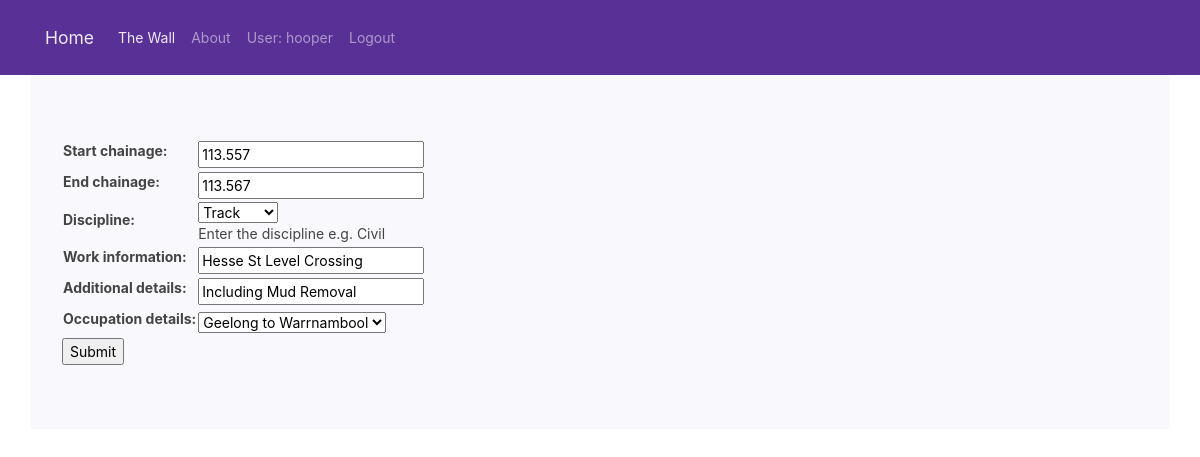
Page /the_wall/work/2/update (signed in) on the earlier database version.
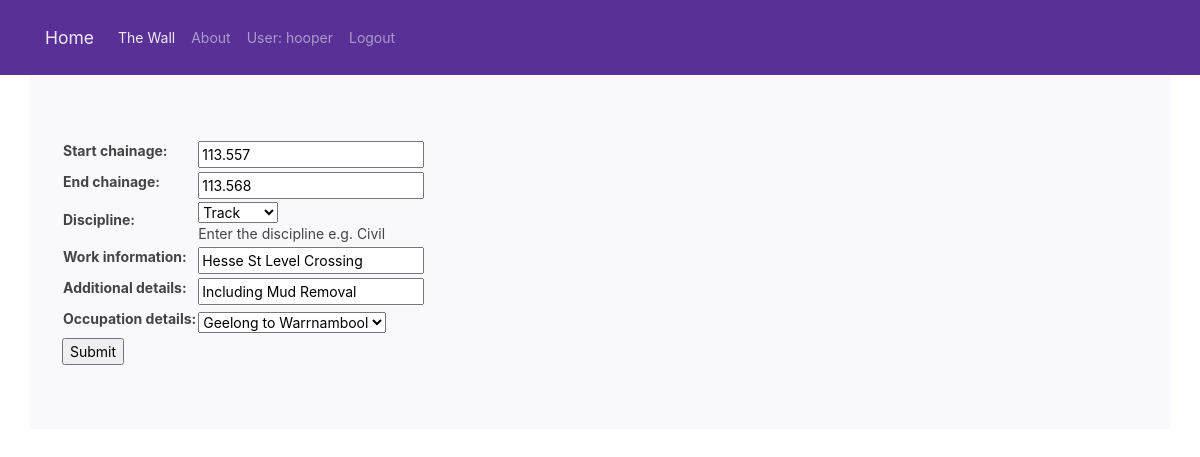
Same page on the later database version.
### the_wall/models.py (models this page shows, shortened)
class Work(models.Model):
    start_chainage = models.DecimalField(max_digits = 6, decimal_places = 3)
    end_chainage = models.DecimalField(max_digits = 6, decimal_places = 3)
    DISCIPLINE_CHOICE = (('Civil', 'Civil'),('Track', 'Track'),('Facilities', 'Facilities'),('Signals', 'Signals'),)
    discipline = models.CharField(max_length = 100, choices=DISCIPLINE_CHOICE, help_text='Enter the discipline e.g. Civil')
    work_information = models.CharField(max_length = 255)
    additional_details = models.CharField(max_length = 255, blank=True)
    occupation_details = models.ForeignKey('Occupation', on_delete = models.CASCADE)
    class Meta:
        ordering = ['start_chainage']

### the_wall/views.py (the view)
# urls.py: path('work/<int:pk>/update',views.WorkUpdateView.as_view(),name='work_update'),
class WorkUpdateView(LoginRequiredMixin,UpdateView):
    login_url = '/accounts/login'
    redirect_field_name = ''
    model = Work
    fields ='__all__'

### the_wall/models.py (called while the page is built)
    def __str__(self):
        return self.system_line

### the_wall/templates/the_wall/work_form.html (shortened to what this page needs)
{% extends "base.html" %}
{% block content %}
<div class="jumbotron container">
<form action="" method="post">
    <table>
    {{ form.as_table }}
    </table>
    <input type="submit" value="Submit" />
</form>
</div>
{% endblock %}

Differences in the rows shown:
changed Work "Track": end_chainage "113.567" → "113.568"
